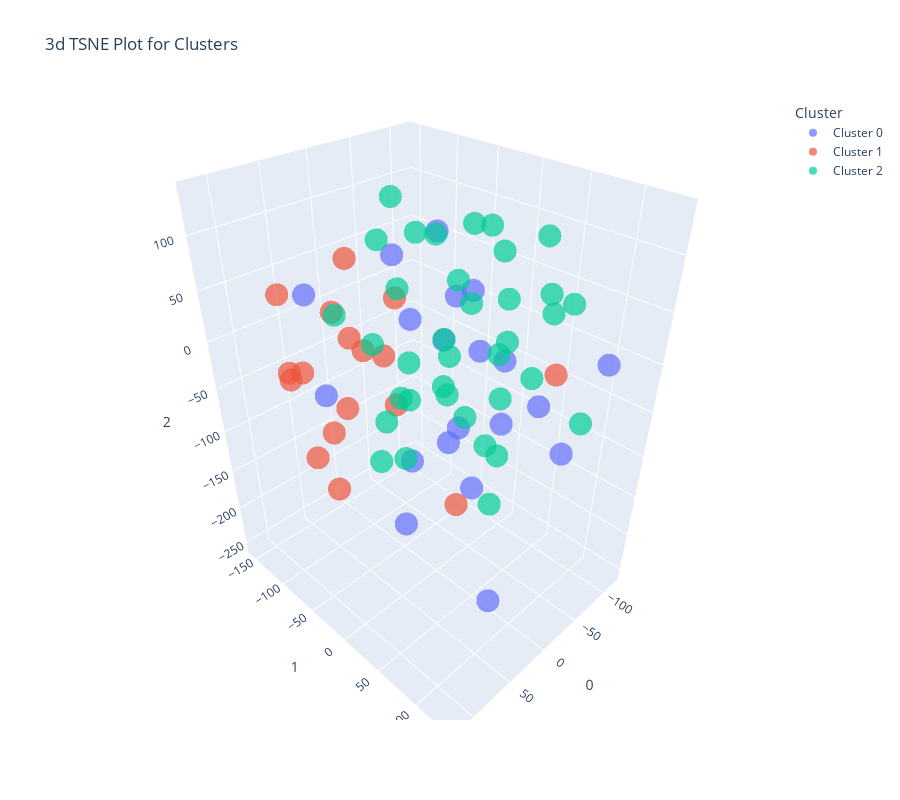

Notebook source saved alongside this figure:
### Code cell
plot_model(hierarchicalModel,plot='tsne')

### Figure 1 — Plotly figure (JSON) as saved in the notebook; plotly's stock layout.template omitted (floating-point values rounded to 4 significant figures)
{"data": [{"customdata": [["F"], ["F"], ["F"], ["F"], ["F"], ["M"], ["F"], ["M"], ["F"], ["F"], ["F"], ["F"], ["M"], ["M"], ["F"], ["M"], ["M"], ["F"], ["M"], ["F"]], "hovertemplate": "Cluster=Cluster 0<br>0=%{x}<br>1=%{y}<br>2=%{z}<br>Feature=%{customdata[0]}<extra></extra>", "legendgroup": "Cluster 0", "marker": {"color": "#636efa", "opacity": 0.7, "symbol": "circle"}, "mode": "markers", "name": "Cluster 0", "scene": "scene", "showlegend": true, "type": "scatter3d", "x": [59.72, -96.93, 65.08, -27.55, 96.11, -12.44, 118.3, 87.21, 1.438, -97.46, 0.7543, -25.72, -79.61, -14.72, -14.16, -0.2345, -114.4, -51.05, -4.985, -55.54], "y": [10.15, -97.67, 84.65, 90.04, 58.39, -48.18, -4.468, -65.63, 74.11, -70.7, 72.54, -10.59, 10.83, 24.16, 31.88, -35.43, -51.11, -42.84, 131.9, 132.9], "z": [116.5, 59.79, 2.916, -20.91, -92.25, 14.23, 14.75, 67.52, 29.27, -0.7047, -253.4, -112.8, -107.2, 67.23, -138.0, -135.7, -63.16, -20.75, -34.94, 26.29]}, {"customdata": [["M"], ["M"], ["M"], ["F"], ["M"], ["F"], ["M"], ["F"], ["F"], ["F"], ["F"], ["F"], ["M"], ["F"], ["F"], ["M"], ["M"]], "hovertemplate": "Cluster=Cluster 1<br>0=%{x}<br>1=%{y}<br>2=%{z}<br>Feature=%{customdata[0]}<extra></extra>", "legendgroup": "Cluster 1", "marker": {"color": "#EF553B", "opacity": 0.7, "symbol": "circle"}, "mode": "markers", "name": "Cluster 1", "scene": "scene", "showlegend": true, "type": "scatter3d", "x": [64.71, 27.67, 61.58, 120.0, 79.88, -36.09, -111.5, 100.2, 36.45, 17.62, 10.3, 35.24, 107.8, 22.2, 73.88, 48.77, 8.58], "y": [-49.04, -86.54, -76.91, -22.21, -112.4, -113.8, 47.66, -23.43, -76.01, -124.7, -89.56, 57.21, -66.98, -29.91, -125.9, -137.4, -46.82], "z": [-46.01, 73.66, -89.71, -55.33, -30.54, -62.33, -46.74, -102.8, 3.274, 4.203, -26.36, -111.1, -4.267, 54.49, 41.79, -55.5, -68.7]}, {"customdata": [["M"], ["F"], ["M"], ["F"], ["M"], ["F"], ["M"], ["F"], ["M"], ["F"], ["M"], ["M"], ["F"], ["F"], ["M"], ["M"], ["M"], ["M"], ["F"], ["M"], ["M"], ["F"], ["M"], ["F"], ["F"], ["F"], ["F"], ["M"], ["M"], ["M"], ["M"], ["F"], ["F"], ["M"], ["F"], ["M"]], "hovertemplate": "Cluster=Cluster 2<br>0=%{x}<br>1=%{y}<br>2=%{z}<br>Feature=%{customdata[0]}<extra></extra>", "legendgroup": "Cluster 2", "marker": {"color": "#00cc96", "opacity": 0.7, "symbol": "circle"}, "mode": "markers", "name": "Cluster 2", "scene": "scene", "showlegend": true, "type": "scatter3d", "x": [-64.65, -95.33, -109.6, 80.55, 33.64, -42.11, 48.44, 5.916, 64.77, -47.39, -17.87, 115.2, -55.67, -60.79, 58.35, -47.43, -11.6, -119.0, -45.97, -89.01, 63.36, -48.71, 28.47, -1.625, 2.986, -76.32, -58.05, -28.21, 103.1, 33.42, -0.6736, 25.04, 100.3, -85.8, 41.55, 84.41], "y": [-0.9995, -2.12, -22.15, 135.1, -1.961, -97.32, 78.63, -20.91, 21.77, -50.59, 98.53, 61.22, 30.39, 72.65, 113.1, -22.41, -0.02518, 53.6, 34.23, -155.1, -12.07, -40.35, 120.9, 11.44, 38.73, 102.5, 62.85, -108.5, 39.3, 38.38, 56.78, 55.17, -10.18, -2.61, 0.5887, 52.48], "z": [101.4, 21.22, 58.18, 13.59, -29.34, 17.34, 98.26, 109.5, -0.6626, 84.31, 88.99, 22.19, 5.068, 46.96, -59.69, 49.6, -44.55, 27.62, -48.97, 81.59, 34.23, -71.68, 46.65, 5.48, 132.4, -57.44, 112.2, 67.66, -33.6, 47.4, -65.58, -22.86, 75.2, -34.54, -87.95, 54.4]}], "layout": {"height": 800, "legend": {"title": {"text": "Cluster"}, "tracegroupgap": 0}, "scene": {"domain": {"x": [0, 1], "y": [0, 1]}, "xaxis": {"title": {"text": "0"}}, "yaxis": {"title": {"text": "1"}}, "zaxis": {"title": {"text": "2"}}}, "title": {"text": "3d TSNE Plot for Clusters"}, "width": 900}}
